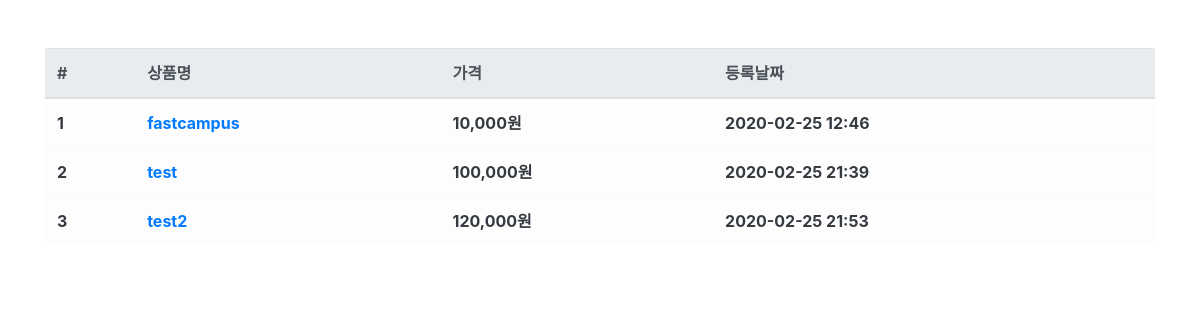
/product/, run on an earlier commit of the app's database.
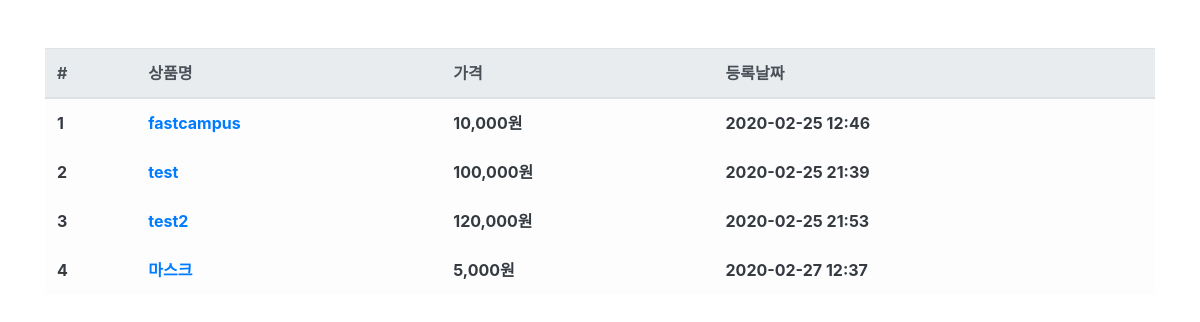
And on a later commit of the database.
### product/models.py (models this page shows, shortened)
class Product(models.Model):
    name = models.CharField(max_length=256, verbose_name='상품명')
    price = models.IntegerField(verbose_name='상품가격')
    description = models.TextField(verbose_name='상품설명')
    stock = models.IntegerField(verbose_name='재고')
    reg_date = models.DateTimeField(auto_now_add=True, verbose_name='등록날짜')
    class Meta:
        db_table = 'ssk_product'
        verbose_name = '상품'
        verbose_name_plural = '상품'

### product/views.py (the view)
# urls.py: path('product/', ProductList.as_view()),
class ProductList(ListView):
    model = Product
    template_name = "product.html"
    context_object_name = 'product_list'

### product/templates/product.html
{% extends "base.html" %} {% block contents %} {% load humanize %}
<div class="row mt-5">
  <div class="col-12">
    <table class="table table-light">
      <thead class="thead-light">
        <tr>
          <th scope="col">#</th>
          <th scope="col">상품명</th>
          <th scope="col">가격</th>
          <th scope="col">등록날짜</th>
        </tr>
      </thead>
      <tbody class="text-dark">
        {% for product in product_list %}
        <tr>
          <th scope="row">{{ product.id }}</th>
          <th><a href="/product/{{ product.id }}">{{ product.name }}</a></th>
          <th>{{ product.price|intcomma }}원</th>
          <th>{{ product.reg_date|date:'Y-m-d H:i' }}</th>
        </tr>
        {% endfor %}
      </tbody>
    </table>
  </div>
</div>
{% endblock contents %}

### fcuser/templates/base.html (shortened to what this page needs)
<!DOCTYPE html>
<html lang="en">
  <head>
    <link
      rel="stylesheet"
      href="https://stackpath.bootstrapcdn.com/bootstrap/4.4.1/css/bootstrap.min.css"
    />
  </head>
  <body>
    <div class="container">
      {% block contents %} {% endblock %}
    </div>
  </body>
</html>

What changed in the data, as far as the page shows it:
added Product: id "4", name "마스크", price "5,000", reg_date "2020-02-27 12:37"
